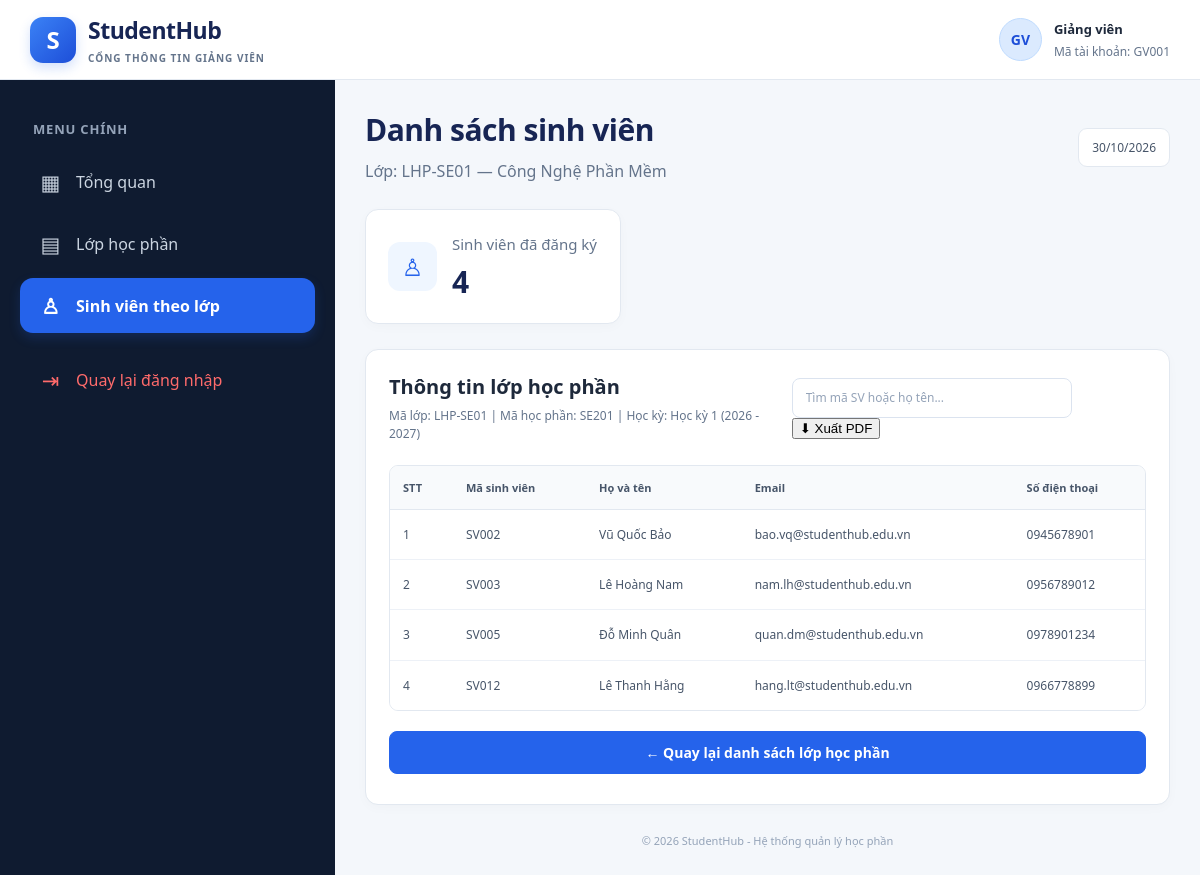
/app/Views/giangvien/sinh_vien.php?lop_id=9 (signed in), run on the app's committed database.
### tables this page shows
CREATE TABLE `lop_hoc_phan` (
    `id` INT AUTO_INCREMENT PRIMARY KEY,
    `ma_lop` VARCHAR(50) NOT NULL,
    `hoc_phan_id` INT NOT NULL,
    `hoc_ky_id` INT NOT NULL,
    `giang_vien_id` INT NULL,
    `si_so_toi_da` INT NOT NULL DEFAULT 40,
    `trang_thai` ENUM('mo', 'khoa') NOT NULL DEFAULT 'mo',
    `thoi_gian_mo_rieng` DATETIME NULL,
    `thoi_gian_dong_rieng` DATETIME NULL,
    `lich_hoc` VARCHAR(100) NULL,
    `phong_hoc` VARCHAR(100) NULL,
    `ngay_tao` DATETIME NOT NULL DEFAULT CURRENT_TIMESTAMP,
    CONSTRAINT `uc_lop_ma_lop` UNIQUE (`ma_lop`),
    CONSTRAINT `chk_lop_si_so` CHECK (`si_so_toi_da` > 0),
    CONSTRAINT `fk_lop_hoc_phan` FOREIGN KEY (`hoc_phan_id`)
        REFERENCES `hoc_phan` (`id`) ON DELETE RESTRICT ON UPDATE CASCADE,
    CONSTRAINT `fk_lop_hoc_ky` FOREIGN KEY (`hoc_ky_id`)
        REFERENCES `hoc_ky` (`id`) ON DELETE RESTRICT ON UPDATE CASCADE,
    CONSTRAINT `fk_lop_giang_vien` FOREIGN KEY (`giang_vien_id`)
        REFERENCES `nguoi_dung` (`id`) ON DELETE SET NULL ON UPDATE CASCADE
);

CREATE TABLE `hoc_phan` (
    `id` INT AUTO_INCREMENT PRIMARY KEY,
    `ma_hoc_phan` VARCHAR(20) NOT NULL,
    `ten_hoc_phan` VARCHAR(150) NOT NULL,
    `so_tin_chi` INT NOT NULL,
    `loai_hoc_phan` ENUM('dai_cuong', 'co_so_nganh', 'chuyen_nganh') NOT NULL DEFAULT 'co_so_nganh',
    `hoc_phan_tien_quyet_id` INT NULL,
    `mo_ta` TEXT NULL,
    `dieu_kien_tien_quyet` VARCHAR(255) NOT NULL DEFAULT 'Không có',
    `ngay_tao` DATETIME NOT NULL DEFAULT CURRENT_TIMESTAMP,
    CONSTRAINT `uc_hoc_phan_ma` UNIQUE (`ma_hoc_phan`),
    CONSTRAINT `chk_hoc_phan_tin_chi` CHECK (`so_tin_chi` > 0),
    CONSTRAINT `fk_hoc_phan_tien_quyet` FOREIGN KEY (`hoc_phan_tien_quyet_id`)
        REFERENCES `hoc_phan` (`id`) ON DELETE SET NULL ON UPDATE CASCADE
);

CREATE TABLE `hoc_ky` (
    `id` INT AUTO_INCREMENT PRIMARY KEY,
    `ten_hoc_ky` VARCHAR(100) NOT NULL,
    `ngay_bat_dau` DATE NOT NULL,
    `ngay_ket_thuc` DATE NOT NULL,
    `thoi_gian_mo_dk` DATETIME NOT NULL,
    `thoi_gian_dong_dk` DATETIME NOT NULL,
    `trang_thai_dang_ky` TINYINT(1) NOT NULL DEFAULT 1,
    `ngay_tao` DATETIME NOT NULL DEFAULT CURRENT_TIMESTAMP
);

CREATE TABLE `nguoi_dung` (
    `id` INT AUTO_INCREMENT PRIMARY KEY,
    `ten_dang_nhap` VARCHAR(50) NOT NULL,
    `mat_khau_hash` VARCHAR(255) NOT NULL,
    `ho_ten` VARCHAR(100) NOT NULL,
    `email` VARCHAR(100) NULL,
    `so_dien_thoai` VARCHAR(20) NULL,
    `vai_tro` ENUM('sinh_vien', 'giang_vien', 'admin') NOT NULL DEFAULT 'sinh_vien',
    `ngay_tao` DATETIME NOT NULL DEFAULT CURRENT_TIMESTAMP,
    CONSTRAINT `uc_nguoi_dung_username` UNIQUE (`ten_dang_nhap`)
);

### app/Views/giangvien/sinh_vien.php (the view, shortened to what this page needs)
<?php
$username = $_SESSION['username'];
$tenGiangVien = $_SESSION['tenVaiTro'] ?? 'Giảng viên';
$host = 'localhost';
$dbname = 'studenthub';
$dbUser = 'root';
$dbPass = '123456';
try {
    $pdo = new PDO(
        "mysql:host=$host;dbname=$dbname;charset=utf8mb4",
        $dbUser,
        $dbPass,
        [
            PDO::ATTR_ERRMODE => PDO::ERRMODE_EXCEPTION,
            PDO::ATTR_DEFAULT_FETCH_MODE => PDO::FETCH_ASSOC,
            PDO::ATTR_EMULATE_PREPARES => false
        ]
    );
} catch (PDOException $e) {
    error_log($e->getMessage());
    exit('Không thể kết nối cơ sở dữ liệu StudentHub.');
}
$lopId = filter_input(INPUT_GET, 'lop_id', FILTER_VALIDATE_INT);
try {
    $currentLecturerId = (int)($_SESSION['user_id'] ?? $_SESSION['nguoi_dung_id'] ?? 0);
    $sqlLop = "
        SELECT
            lhp.id,
            lhp.ma_lop,
            hp.id AS hoc_phan_id,
            hp.ma_hoc_phan,
            hp.ten_hoc_phan,
            hk.ten_hoc_ky
        FROM lop_hoc_phan lhp
        INNER JOIN hoc_phan hp
            ON hp.id = lhp.hoc_phan_id
        INNER JOIN hoc_ky hk
            ON hk.id = lhp.hoc_ky_id
        WHERE lhp.id = :lop_id
          AND lhp.giang_vien_id = :current_lecturer_id
        LIMIT 1
    ";
    $stmtLop = $pdo->prepare($sqlLop);
    $stmtLop->execute([
        'lop_id' => $lopId,
        'current_lecturer_id' => $currentLecturerId
    ]);
    $lop = $stmtLop->fetch();
    $sqlSinhVien = "
        SELECT
            sv.id,
            sv.ten_dang_nhap,
            sv.ho_ten,
            sv.email,
            sv.so_dien_thoai
        FROM dang_ky_hoc dk
        INNER JOIN nguoi_dung sv
            ON sv.id = dk.sinh_vien_id
        WHERE dk.lop_hoc_phan_id = :lop_id
          AND dk.trang_thai = 'dang_ky'
          AND sv.vai_tro = 'sinh_vien'
        ORDER BY sv.ten_dang_nhap
    ";
    $stmtSinhVien = $pdo->prepare($sqlSinhVien);
    $stmtSinhVien->execute(['lop_id' => $lopId]);
    $sinhVienList = $stmtSinhVien->fetchAll();
    $tongSinhVien = count($sinhVienList);
} catch (PDOException $e) {
    error_log($e->getMessage());
    exit('Không thể tải danh sách sinh viên. Vui lòng kiểm tra cấu trúc database.');
}
function e($value): string
{
    return htmlspecialchars(
        (string)($value ?? ''),
        ENT_QUOTES,
        'UTF-8'
    );
}
?>
<!DOCTYPE html>
<html lang="vi">
<head>
    <link rel="stylesheet" href="../../../assets/css/giangvien.css">
</head>
<body class="lecturer-page">
<header class="header">
    <div class="brand">
        <div class="brand-icon">S</div>
        <div>
            <h1>StudentHub</h1>
            <p>CỔNG THÔNG TIN GIẢNG VIÊN</p>
        </div>
    </div>
    <div class="user-info">
        <div class="avatar">GV</div>
        <div>
            <strong><?= e($tenGiangVien) ?></strong>
            <small>Mã tài khoản: <?= e($username) ?></small>
        </div>
    </div>
</header>
<div class="layout">
    <aside class="sidebar">
        <p class="menu-title">MENU CHÍNH</p>
        <a href="index.php" class="menu-item">
            <span>▦</span> Tổng quan
        </a>
        <a href="lop_hoc_phan.php?hoc_phan_id=<?= (int)$lop['hoc_phan_id'] ?>"
           class="menu-item">
            <span>▤</span> Lớp học phần
        </a>
        <a href="sinh_vien.php?lop_id=<?= (int)$lop['id'] ?>"
           class="menu-item active">
            <span>♙</span> Sinh viên theo lớp
        </a>
        <div class="sidebar-bottom">
            <a href="../../../public/index.php"
               class="menu-item logout">
                <span>⇥</span> Quay lại đăng nhập
            </a>
        </div>
    </aside>
    <main class="main-content">
        <div class="page-heading">
            <div>
                <h2>Danh sách sinh viên</h2>
                <p>
                    Lớp: <?= e($lop['ma_lop']) ?>
                    — <?= e($lop['ten_hoc_phan']) ?>
                </p>
            </div>
            <span class="today" id="today"></span>
        </div>
        <section class="stats">
            <div class="stat-card">
                <div class="stat-icon blue">♙</div>
                <div>
                    <p>Sinh viên đã đăng ký</p>
                    <h3><?= $tongSinhVien ?></h3>
                </div>
            </div>
        </section>
        <section class="panel">
            <div class="panel-heading">
                <div>
                    <h3>Thông tin lớp học phần</h3>
                    <p>
                        Mã lớp: <?= e($lop['ma_lop']) ?>
                        |
                        Mã học phần: <?= e($lop['ma_hoc_phan']) ?>
                        |
                        Học kỳ: <?= e($lop['ten_hoc_ky']) ?>
                    </p>
                </div>
                <div class="student-actions">
                    <input
                        type="search"
                        id="searchStudent"
                        placeholder="Tìm mã SV hoặc họ tên..."
                        aria-label="Tìm sinh viên"
                    >
                    <button
                        type="button"
                        id="btnExportPDF"
                        class="btn-export"
                    >
                        ⬇ Xuất PDF
                    </button>
                </div>
            </div>
            <div class="table-wrapper">
                <table>
                    <thead>
                        <tr>
                            <th>STT</th>
                            <th>Mã sinh viên</th>
                            <th>Họ và tên</th>
                            <th>Email</th>
                            <th>Số điện thoại</th>
                        </tr>
                    </thead>
                    <tbody id="studentTable">
                    <?php if (empty($sinhVienList)): ?>
                        <tr>
                            <td colspan="5" class="empty">
                                Chưa có sinh viên đăng ký lớp học phần này.
                            </td>
                        </tr>
                    <?php else: ?>
                        <?php foreach ($sinhVienList as $index => $sv): ?>
                            <tr>
                                <td><?= $index + 1 ?></td>
                                <td><?= e($sv['ten_dang_nhap']) ?></td>
                                <td><?= e($sv['ho_ten']) ?></td>
                                <td><?= e($sv['email']) ?></td>
                                <td><?= e($sv['so_dien_thoai']) ?></td>
                            </tr>
                        <?php endforeach; ?>
                    <?php endif; ?>
                    </tbody>
                </table>
            </div>
            <div class="panel-footer" style="margin-top: 20px;">
                <a href="lop_hoc_phan.php?hoc_phan_id=<?= (int)$lop['hoc_phan_id'] ?>"
                   class="menu-item">
                    ← Quay lại danh sách lớp học phần
                </a>
            </div>
        </section>
        <footer>
            © 2026 StudentHub - Hệ thống quản lý học phần
        </footer>
    </main>
</div>
</body>
</html>

### data on the page
lop_hoc_phan: ma_lop "LHP-SE01", hoc_phan.ten_hoc_phan "Công Nghệ Phần Mềm", hoc_phan.ma_hoc_phan "SE201", hoc_ky.ten_hoc_ky "Học kỳ 1 (2026 - 2027)"
nguoi_dung: ten_dang_nhap "SV002", ho_ten "Vũ Quốc Bảo", email "bao.vq@studenthub.edu.vn", so_dien_thoai "0945678901"
nguoi_dung: ten_dang_nhap "SV003", ho_ten "Lê Hoàng Nam", email "nam.lh@studenthub.edu.vn", so_dien_thoai "0956789012"
nguoi_dung: ten_dang_nhap "SV005", ho_ten "Đỗ Minh Quân", email "quan.dm@studenthub.edu.vn", so_dien_thoai "0978901234"
nguoi_dung: ten_dang_nhap "SV012", ho_ten "Lê Thanh Hằng", email "hang.lt@studenthub.edu.vn", so_dien_thoai "0966778899"

### other printed values
$tenGiangVien "Giảng viên"
$username "GV001"
$tongSinhVien "4"
